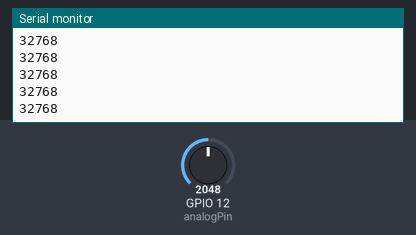
The sketch below on a simulated ESP32. Shown: the last lines printed to the serial monitor. The inputs (shaded band) are chosen by the test bench; at power-on: GPIO 12 (analogPin) = 2048 (analog values on the 0–4095 scale).

Above: at 1.2 s.
1.3 s: GPIO 12 (analogPin) set to 2866
At 1.31 s:
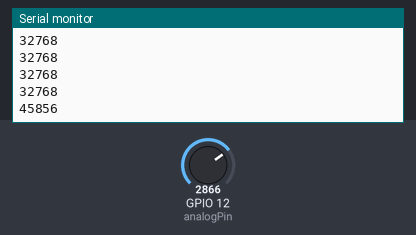
2.8 s: GPIO 12 (analogPin) set to 3603
At 2.81 s:
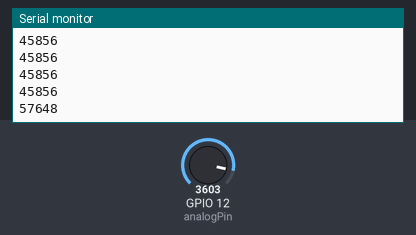
Timing chart, 0 to 5.8 s (numbered marks = the images above; inputs shaded):
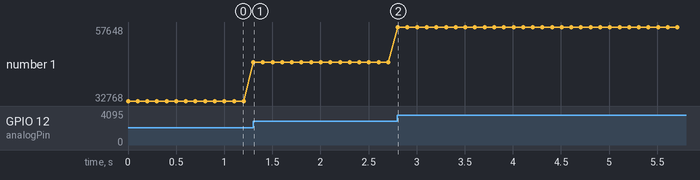

Measured:
- after the input at 1.3 s, the serial monitor: prints a new line at once (image 1)
- after the input at 2.8 s, the serial monitor: prints a new line at once (image 2)
- plotted number 1: 32768 → 45856 after the input at 1.3 s, 45856 → 57648 after the input at 2.8 s

The sketch:

sketch.ino
```cpp
int analogPin = 12; // potentiometer wiper (middle terminal) connected to analog pin 3
                    // outside leads to ground and +5V
int val = 0;  // variable to store the value read

void setup() {
  Serial.begin(9600);
  analogReadResolution(16);           //  setup serial
}

void loop() {
  val = analogRead(analogPin);  // read the input pin
  Serial.println(val);
  delay(100);         // debug value
}
```
